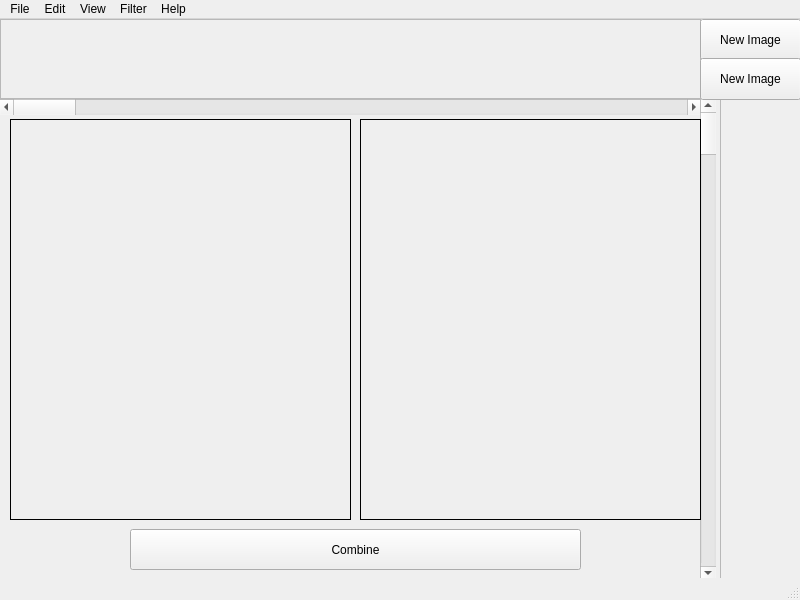
<?xml version="1.0" encoding="UTF-8"?>
<ui version="4.0">
 <class>MainWindow</class>
 <widget class="QMainWindow" name="MainWindow">
  <property name="geometry">
   <rect>
    <x>0</x>
    <y>0</y>
    <width>800</width>
    <height>600</height>
   </rect>
  </property>
  <property name="windowTitle">
   <string>MainWindow</string>
  </property>
  <widget class="QWidget" name="centralwidget">
   <widget class="QLabel" name="originalImage">
    <property name="geometry">
     <rect>
      <x>10</x>
      <y>100</y>
      <width>341</width>
      <height>401</height>
     </rect>
    </property>
    <property name="autoFillBackground">
     <bool>true</bool>
    </property>
    <property name="frameShape">
     <enum>QFrame::Box</enum>
    </property>
    <property name="text">
     <string/>
    </property>
    <property name="alignment">
     <set>Qt::AlignCenter</set>
    </property>
   </widget>
   <widget class="QScrollBar" name="horizontalScrollBar">
    <property name="geometry">
     <rect>
      <x>0</x>
      <y>80</y>
      <width>701</width>
      <height>16</height>
     </rect>
    </property>
    <property name="orientation">
     <enum>Qt::Horizontal</enum>
    </property>
   </widget>
   <widget class="QScrollArea" name="availableImages">
    <property name="geometry">
     <rect>
      <x>0</x>
      <y>0</y>
      <width>701</width>
      <height>80</height>
     </rect>
    </property>
    <property name="widgetResizable">
     <bool>true</bool>
    </property>
    <widget class="QWidget" name="scrollAreaWidgetContents">
     <property name="geometry">
      <rect>
       <x>0</x>
       <y>0</y>
       <width>699</width>
       <height>78</height>
      </rect>
     </property>
    </widget>
   </widget>
   <widget class="QPushButton" name="newImage">
    <property name="geometry">
     <rect>
      <x>700</x>
      <y>0</y>
      <width>101</width>
      <height>41</height>
     </rect>
    </property>
    <property name="text">
     <string>New Image</string>
    </property>
   </widget>
   <widget class="QScrollArea" name="filtersHistory">
    <property name="geometry">
     <rect>
      <x>720</x>
      <y>79</y>
      <width>81</width>
      <height>481</height>
     </rect>
    </property>
    <property name="widgetResizable">
     <bool>true</bool>
    </property>
    <widget class="QWidget" name="scrollAreaWidgetContents_2">
     <property name="geometry">
      <rect>
       <x>0</x>
       <y>0</y>
       <width>79</width>
       <height>479</height>
      </rect>
     </property>
    </widget>
   </widget>
   <widget class="QScrollBar" name="verticalScrollBar">
    <property name="geometry">
     <rect>
      <x>700</x>
      <y>80</y>
      <width>16</width>
      <height>481</height>
     </rect>
    </property>
    <property name="orientation">
     <enum>Qt::Vertical</enum>
    </property>
   </widget>
   <widget class="QPushButton" name="pushButton">
    <property name="geometry">
     <rect>
      <x>130</x>
      <y>510</y>
      <width>451</width>
      <height>41</height>
     </rect>
    </property>
    <property name="text">
     <string>Combine</string>
    </property>
   </widget>
   <widget class="QLabel" name="targetImage">
    <property name="geometry">
     <rect>
      <x>360</x>
      <y>100</y>
      <width>341</width>
      <height>401</height>
     </rect>
    </property>
    <property name="autoFillBackground">
     <bool>true</bool>
    </property>
    <property name="frameShape">
     <enum>QFrame::Box</enum>
    </property>
    <property name="text">
     <string/>
    </property>
    <property name="alignment">
     <set>Qt::AlignCenter</set>
    </property>
   </widget>
   <widget class="QPushButton" name="newImage_2">
    <property name="geometry">
     <rect>
      <x>700</x>
      <y>39</y>
      <width>101</width>
      <height>42</height>
     </rect>
    </property>
    <property name="text">
     <string>New Image</string>
    </property>
   </widget>
  </widget>
  <widget class="QMenuBar" name="menubar">
   <property name="geometry">
    <rect>
     <x>0</x>
     <y>0</y>
     <width>800</width>
     <height>21</height>
    </rect>
   </property>
   <widget class="QMenu" name="menuFile">
    <property name="title">
     <string>File</string>
    </property>
    <addaction name="actionOpen"/>
    <addaction name="actionSave_as"/>
    <addaction name="actionPrint"/>
   </widget>
   <widget class="QMenu" name="menuEdit">
    <property name="title">
     <string>Edit</string>
    </property>
   </widget>
   <widget class="QMenu" name="menuView">
    <property name="title">
     <string>View</string>
    </property>
    <addaction name="actionZoom_in_25"/>
    <addaction name="actionZoom_Out_25"/>
    <addaction name="actionNormal_Size"/>
    <addaction name="actionFit_Window"/>
   </widget>
   <widget class="QMenu" name="menuFilter">
    <property name="title">
     <string>Filter</string>
    </property>
   </widget>
   <widget class="QMenu" name="menuHeko">
    <property name="title">
     <string>Help</string>
    </property>
   </widget>
   <addaction name="menuFile"/>
   <addaction name="menuEdit"/>
   <addaction name="menuView"/>
   <addaction name="menuFilter"/>
   <addaction name="menuHeko"/>
  </widget>
  <widget class="QStatusBar" name="statusbar"/>
  <action name="actionOpen">
   <property name="text">
    <string>Open...</string>
   </property>
  </action>
  <action name="actionSave_as">
   <property name="text">
    <string>Save as...</string>
   </property>
  </action>
  <action name="actionPrint">
   <property name="text">
    <string>Print</string>
   </property>
  </action>
  <action name="actionZoom_in_25">
   <property name="text">
    <string>Zoom in (25%)</string>
   </property>
  </action>
  <action name="actionZoom_Out_25">
   <property name="text">
    <string>Zoom out (25%)</string>
   </property>
  </action>
  <action name="actionNormal_Size">
   <property name="text">
    <string>Normal Size</string>
   </property>
  </action>
  <action name="actionFit_Window">
   <property name="text">
    <string>Fit Window</string>
   </property>
  </action>
 </widget>
 <resources/>
 <connections/>
</ui>
